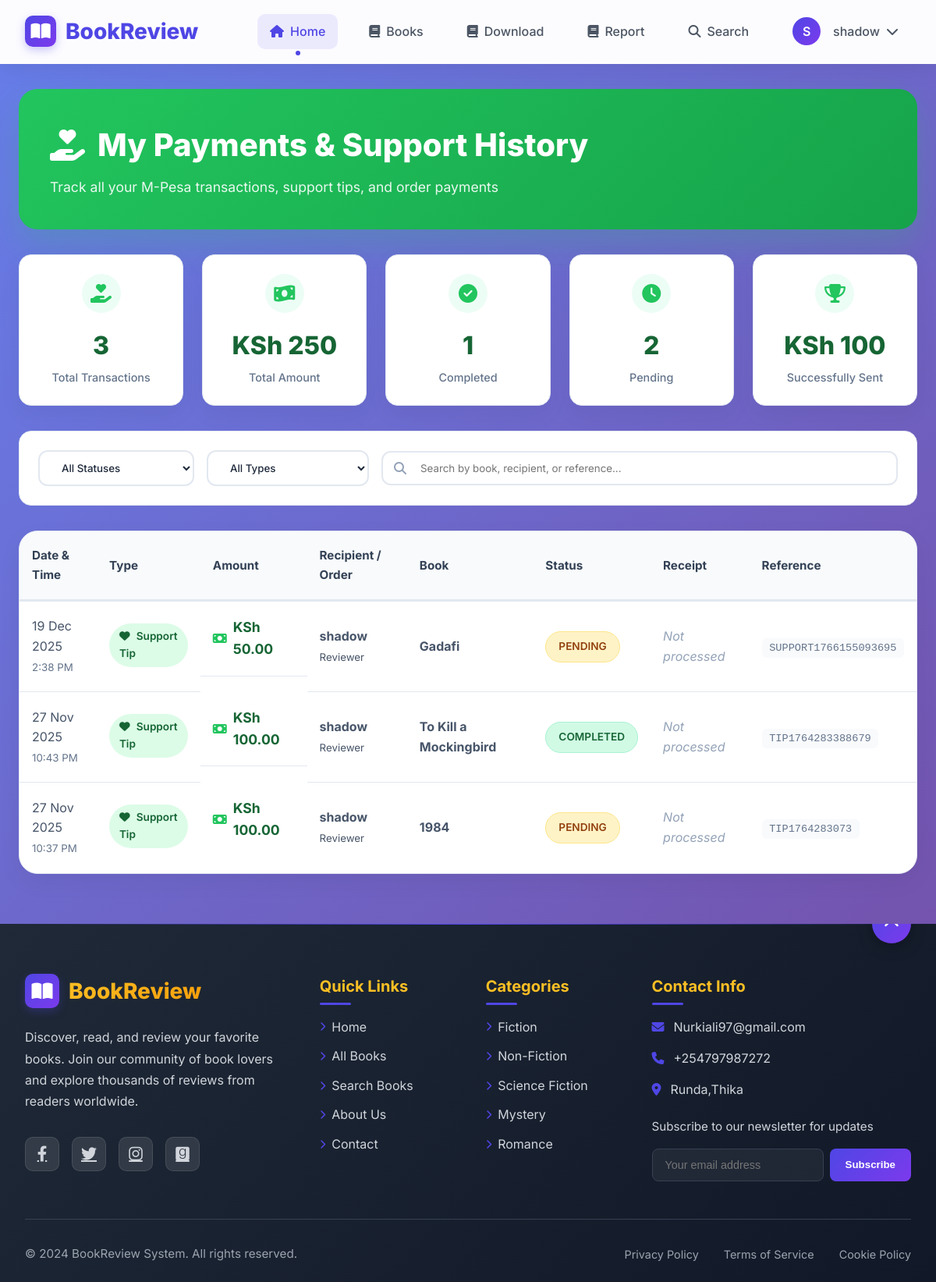
Page /payments/report.php (signed in) on the committed database.
### tables this page shows
CREATE TABLE `payments` (
  `id` int(11) NOT NULL,
  `order_id` int(11) DEFAULT NULL,
  `user_id` int(11) NOT NULL,
  `amount` decimal(10,2) NOT NULL,
  `phone_number` varchar(20) NOT NULL,
  `account_reference` varchar(50) NOT NULL,
  `payment_status` enum('pending','completed','failed','cancelled') DEFAULT 'pending',
  `support_to_user_id` int(11) DEFAULT NULL,
  `book_id` int(11) DEFAULT NULL,
  `merchant_request_id` varchar(50) DEFAULT NULL,
  `checkout_request_id` varchar(50) DEFAULT NULL,
  `mpesa_receipt_number` varchar(50) DEFAULT NULL,
  `transaction_date` datetime DEFAULT NULL,
  `created_at` timestamp NOT NULL DEFAULT current_timestamp(),
  `updated_at` timestamp NOT NULL DEFAULT current_timestamp() ON UPDATE current_timestamp()
);

CREATE TABLE `users` (
  `user_id` int(11) NOT NULL,
  `name` varchar(100) NOT NULL,
  `email` varchar(100) NOT NULL,
  `phone_number` varchar(15) DEFAULT NULL,
  `password` varchar(255) NOT NULL,
  `role` enum('user','admin') DEFAULT 'user',
  `created_at` timestamp NOT NULL DEFAULT current_timestamp()
);

CREATE TABLE `books` (
  `book_id` int(11) NOT NULL,
  `title` varchar(255) NOT NULL,
  `author` varchar(100) NOT NULL,
  `description` text DEFAULT NULL,
  `cover_image` varchar(255) DEFAULT NULL,
  `year` int(11) DEFAULT NULL,
  `category` varchar(50) DEFAULT NULL,
  `created_at` timestamp NOT NULL DEFAULT current_timestamp(),
  `price` decimal(10,2) DEFAULT 0.00
);

### payments/report.php (the view, shortened to what this page needs)
<?php
require_once '../config/db.php';
$userId = $_SESSION['user_id'];
$stmt = $pdo->prepare("
    SELECT p.*,
           u.name AS recipient_name,
           b.title AS book_title,
           o.id AS order_id,
           o.status AS order_status
    FROM payments p
    LEFT JOIN users u ON p.support_to_user_id = u.user_id
    LEFT JOIN books b ON p.book_id = b.book_id
    LEFT JOIN orders o ON p.order_id = o.id
    WHERE p.user_id = ?
    ORDER BY p.created_at DESC
");
$stmt->execute([$userId]);
$payments = $stmt->fetchAll(PDO::FETCH_ASSOC);
$totalAmount = 0;
$completedAmount = 0;
$pendingCount = 0;
$completedCount = 0;
foreach ($payments as $payment) {
    $totalAmount += $payment['amount'];
    if ($payment['payment_status'] == 'completed') {
        $completedAmount += $payment['amount'];
        $completedCount++;
    } elseif ($payment['payment_status'] == 'pending') {
        $pendingCount++;
    }
}
?>
<!DOCTYPE html>
<html lang="en">
<head>
    <link rel="stylesheet" href="https://cdnjs.cloudflare.com/ajax/libs/font-awesome/6.5.0/css/all.min.css">
</head>
<body>
<?php include '../includes/header.php'; ?>
<div class="main-container">
    <div class="page-header">
        <h1>
            <i class="fas fa-hand-holding-heart"></i>
            My Payments & Support History
        </h1>
        <p>Track all your M-Pesa transactions, support tips, and order payments</p>
    </div>
    <?php if (count($payments) > 0): ?>
    <div class="stats-grid">
        <div class="stat-card">
            <div class="stat-icon">
                <i class="fas fa-hand-holding-heart"></i>
            </div>
            <div class="stat-value"><?= count($payments) ?></div>
            <div class="stat-label">Total Transactions</div>
        </div>
        <div class="stat-card">
            <div class="stat-icon">
                <i class="fas fa-money-bill-wave"></i>
            </div>
            <div class="stat-value">KSh <?= number_format($totalAmount, 0) ?></div>
            <div class="stat-label">Total Amount</div>
        </div>
        <div class="stat-card">
            <div class="stat-icon">
                <i class="fas fa-check-circle"></i>
            </div>
            <div class="stat-value"><?= $completedCount ?></div>
            <div class="stat-label">Completed</div>
        </div>
        <div class="stat-card">
            <div class="stat-icon">
                <i class="fas fa-clock"></i>
            </div>
            <div class="stat-value"><?= $pendingCount ?></div>
            <div class="stat-label">Pending</div>
        </div>
        <div class="stat-card">
            <div class="stat-icon">
                <i class="fas fa-trophy"></i>
            </div>
            <div class="stat-value">KSh <?= number_format($completedAmount, 0) ?></div>
            <div class="stat-label">Successfully Sent</div>
        </div>
    </div>
    <div class="filters">
        <select class="filter-select" id="statusFilter">
            <option value="all">All Statuses</option>
        </select>
        <select class="filter-select" id="typeFilter">
            <option value="all">All Types</option>
        </select>
        <div class="search-box">
            <i class="fas fa-search"></i>
            <input type="text" id="searchInput" placeholder="Search by book, recipient, or reference...">
        </div>
    </div>
    <?php endif; ?>
    <div class="table-container">
        <?php if (count($payments) > 0): ?>
            <table id="paymentsTable">
                <thead>
                    <tr>
                        <th>Date & Time</th>
                        <th>Type</th>
                        <th>Amount</th>
                        <th>Recipient / Order</th>
                        <th>Book</th>
                        <th>Status</th>
                        <th>Receipt</th>
                        <th>Reference</th>
                    </tr>
                </thead>
                <tbody>
                    <?php foreach ($payments as $payment): ?>
                    <tr class="payment-row"
                        data-status="<?= $payment['payment_status'] ?>"
                        data-type="<?= $payment['order_id'] ? 'order' : 'support' ?>"
                        data-search="<?= strtolower($payment['recipient_name'] ?? '' . $payment['book_title'] ?? '' . $payment['account_reference']) ?>">
                        <td data-label="Date">
                            <?= date('d M Y', strtotime($payment['created_at'])) ?><br>
                            <small style="color:#64748b;"><?= date('g:i A', strtotime($payment['created_at'])) ?></small>
                        </td>
                        <td data-label="Type">
                            <?php if ($payment['order_id']): ?>
                                <span class="type-badge type-order">
                                    <i class="fas fa-shopping-cart"></i> Order Payment
                                </span>
                                <br>
                                <small>
                                    <a href="../orders/my_orders.php#order-<?= $payment['order_id'] ?>" class="order-link">
                                        Order #<?= $payment['order_id'] ?>
                                    </a>
                                </small>
                            <?php else: ?>
                                <span class="type-badge type-support">
                                    <i class="fas fa-heart"></i> Support Tip
                                </span>
                            <?php endif; ?>
                        </td>
                        <td data-label="Amount" class="amount">
                            <i class="fas fa-money-bill"></i>
                            KSh <?= number_format($payment['amount'], 2) ?>
                        </td>
                        <td data-label="Recipient">
                            <?php if ($payment['order_id']): ?>
                                <strong>Order Payment</strong>
                            <?php elseif ($payment['recipient_name']): ?>
                                <strong><?= htmlspecialchars($payment['recipient_name']) ?></strong>
                                <br>
                                <small>Reviewer</small>
                            <?php else: ?>
                                <em>—</em>
                            <?php endif; ?>
                        </td>
                        <td data-label="Book">
                            <?php if ($payment['book_title']): ?>
                                <strong><?= htmlspecialchars(substr($payment['book_title'], 0, 30)) ?></strong>
                            <?php else: ?>
                                <em>—</em>
                            <?php endif; ?>
                        </td>
                        <td data-label="Status">
                            <span class="status-badge status-<?= $payment['payment_status'] ?>">
                                <?= ucfirst($payment['payment_status']) ?>
                            </span>
                        </td>
                        <td data-label="Receipt">
                            <?php if ($payment['mpesa_receipt_number']): ?>
                                <span class="receipt">
                                    <i class="fas fa-receipt"></i>
                                    <?= htmlspecialchars($payment['mpesa_receipt_number']) ?>
                                </span>
                            <?php else: ?>
                                <em style="color:#94a3b8;">Not processed</em>
                            <?php endif; ?>
                        </td>
                        <td data-label="Reference">
                            <span class="reference">
                                <?= htmlspecialchars($payment['account_reference']) ?>
                            </span>
                        </td>
                    </tr>
                    <?php endforeach; ?>
                </tbody>
            </table>
        <?php endif; ?>
    </div>
</div>
<?php include '../includes/footer.php'; ?>
</body>
</html>

### rows in the picture
payments: created_at "19 Dec 2025", created_at "2:38 PM", amount "50.00", user.name "shadow", book.title "Gadafi", payment_status "PENDING", shows "Not processed", account_reference "SUPPORT1766155093695"
payments: created_at "27 Nov 2025", created_at "10:43 PM", amount "100.00", user.name "shadow", book.title "To Kill a Mockingbird", payment_status "COMPLETED", shows "Not processed", account_reference "TIP1764283388679"
payments: created_at "27 Nov 2025", created_at "10:37 PM", amount "100.00", user.name "shadow", book.title "1984", payment_status "PENDING", shows "Not processed", account_reference "TIP1764283073"

### other values in the picture
substr(htmlspecialchars($_SESSION['name']), 0, 1) "S"
$_SESSION['name'] "shadow"
count($payments) "3"
$totalAmount "250"
$completedCount "1"
$pendingCount "2"
$completedAmount "100"
